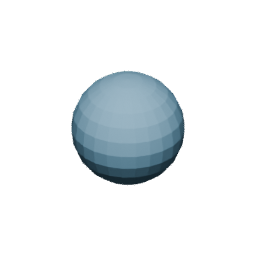
#> input picture fixtures/p1/procedural/bead.png, 256 x 256 px, given in place of hamburger.png, which was not available
$ python prepare_fixture_manifest.py
#> lines starting #> are read from the running program, lines starting #| are printed output that depends on the picture; after the words box and inside, x2 and y2 are one past the last pixel; in counts of white or black regions, pixels touching at a corner belong together
"""整理固定清单和异常样例；只做CPU图片/文本准备，不运行模型。"""
import json
from pathlib import Path
import sys
from PIL import Image, ImageDraw

root=Path(__file__).resolve().parents[2]
base=root/"fixtures/p1";(base/"masks").mkdir(parents=True,exist_ok=True);(base/"boundary").mkdir(exist_ok=True)
def dump(path,obj):
    path.parent.mkdir(parents=True,exist_ok=True);path.write_text(json.dumps(obj,ensure_ascii=False,indent=2)+"\n",encoding="utf-8")
def request(asset):
    return {"image_asset_id":asset,"height_value":80,"height_unit":"mm","scale_source":"user_target","orientation":{"up_axis":"z","confirmed":True},"printer_profile_id":"demo_v1"}
sets={"development":["hamburger","robot","block","pyramid","bead","knob"],"evaluation":["cone","octahedron","ring","stairs","tower","mushroom"],"holdout":["arch","cross","spool","trophy","pedestal","toy_house"]}
normal={};assets={};cases=[]
for split,names in sets.items():
    label={"development":"dev","evaluation":"eval","holdout":"hold"}[split]
    for i,name in enumerate(names,1):
        old=name in {"hamburger","robot"}
        path=(root/"fixtures/p0" if old else base/"procedural")/(name+".png")
        with Image.open(path) as image:
#> image is the input picture: PIL image 256x256 RGBA; mean R, G, B, A 17.2, 21.9, 24.4, 39
            rgba=image.convert("RGBA");rgba.getchannel("A").point(lambda p:255 if p>=128 else 0).save(base/"masks"/(name+".png"))
#> after `rgba = image.convert('RGBA')`:
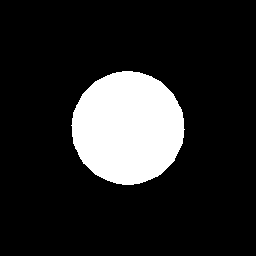
#> saved as hamburger.png: PIL image 256x256 L; 15.3% white; 1 white region, box (x1, y1, x2, y2) and area: (71, 71, 185, 185) 10028
#> (the run stopped early here; a loop or call above may not have finished)

$ run again, on fixtures/p1/procedural/block.png
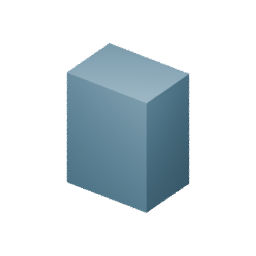
#> input picture fixtures/p1/procedural/block.png, 256 x 256 px, given in place of hamburger.png, which was not available
#> image is the input picture: PIL image 256x256 RGBA; mean R, G, B, A 26.3, 35.5, 40.1, 66.4
#> `rgba = image.convert('RGBA')`:
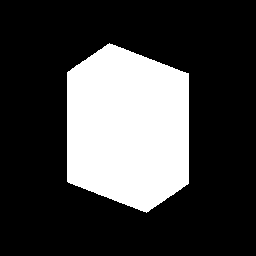
#> saved as hamburger.png: PIL image 256x256 L; 26% white; 1 white region, box (x1, y1, x2, y2) and area: (67, 43, 189, 213) 17044

$ run again, on fixtures/p1/procedural/cone.png
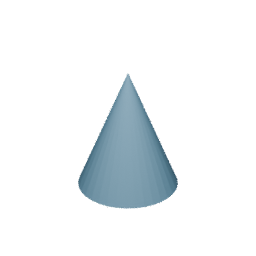
#> input picture fixtures/p1/procedural/cone.png, 256 x 256 px, given in place of hamburger.png, which was not available
#> image is the input picture: PIL image 256x256 RGBA; mean R, G, B, A 13.9, 17.9, 19.9, 29.5
#> `rgba = image.convert('RGBA')`:
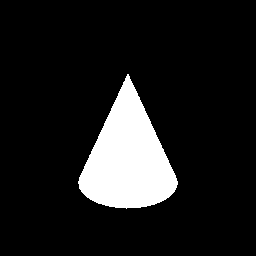
#> saved as hamburger.png: PIL image 256x256 L; 11.6% white; 1 white region, box (x1, y1, x2, y2) and area: (78, 74, 178, 209) 7596
